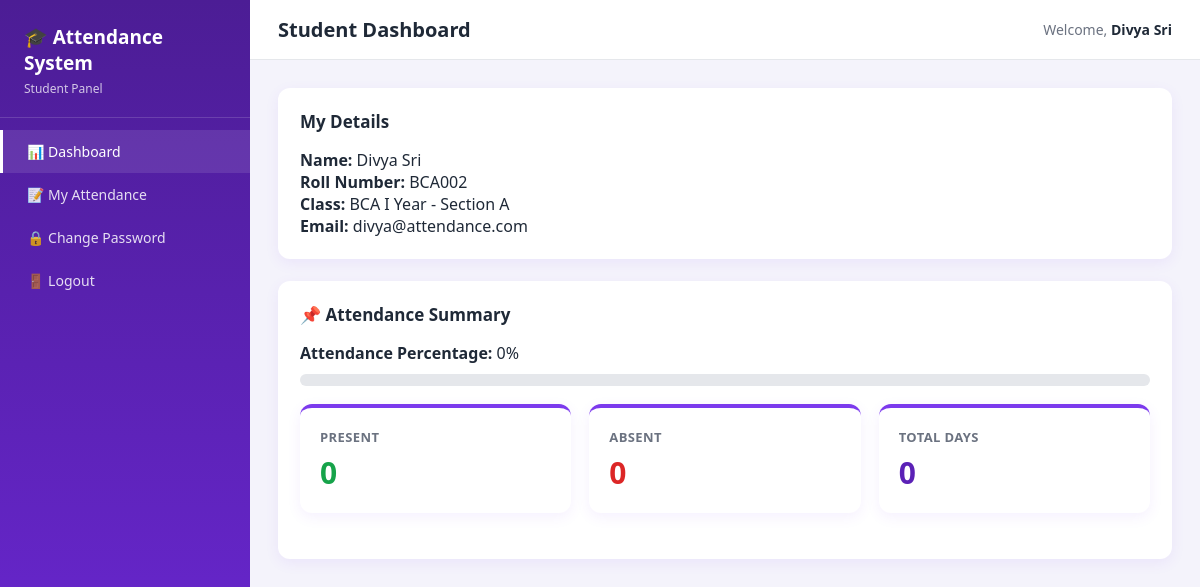
Page /student/dashboard.php (signed in) on the committed database.
### tables this page shows
CREATE TABLE students (
    id INT AUTO_INCREMENT PRIMARY KEY,
    roll_no VARCHAR(30) NOT NULL UNIQUE,
    full_name VARCHAR(100) NOT NULL,
    email VARCHAR(100) NOT NULL UNIQUE,
    phone VARCHAR(20),
    gender ENUM('Male','Female','Other') DEFAULT 'Male',
    dob DATE,
    address VARCHAR(255),
    class_id INT NOT NULL,
    section_id INT NOT NULL,
    parent_name VARCHAR(100),
    parent_phone VARCHAR(20),
    password VARCHAR(255) NOT NULL,
    created_at TIMESTAMP DEFAULT CURRENT_TIMESTAMP,
    FOREIGN KEY (class_id) REFERENCES classes(id) ON DELETE CASCADE,
    FOREIGN KEY (section_id) REFERENCES sections(id) ON DELETE CASCADE
);

CREATE TABLE classes (
    id INT AUTO_INCREMENT PRIMARY KEY,
    class_name VARCHAR(50) NOT NULL,
    created_at TIMESTAMP DEFAULT CURRENT_TIMESTAMP
);

CREATE TABLE sections (
    id INT AUTO_INCREMENT PRIMARY KEY,
    section_name VARCHAR(50) NOT NULL,
    class_id INT NOT NULL,
    created_at TIMESTAMP DEFAULT CURRENT_TIMESTAMP,
    FOREIGN KEY (class_id) REFERENCES classes(id) ON DELETE CASCADE
);

### student/dashboard.php (the view, shortened to what this page needs)
<?php
require_once '../config/db_connect.php';
$student_id = $_SESSION['user_id'];
$stmt = mysqli_prepare($conn, "
    SELECT s.*, c.class_name, sec.section_name
    FROM students s
    JOIN classes c ON c.id = s.class_id
    JOIN sections sec ON sec.id = s.section_id
    WHERE s.id = ?
");
mysqli_stmt_bind_param($stmt, 'i', $student_id);
mysqli_stmt_execute($stmt);
$student = mysqli_stmt_get_result($stmt)->fetch_assoc();
$stmt = mysqli_prepare($conn, "SELECT COUNT(*) c FROM attendance WHERE student_id = ? AND status = 'Present'");
mysqli_stmt_bind_param($stmt, 'i', $student_id);
mysqli_stmt_execute($stmt);
$present = mysqli_stmt_get_result($stmt)->fetch_assoc()['c'];
$stmt = mysqli_prepare($conn, "SELECT COUNT(*) c FROM attendance WHERE student_id = ? AND status = 'Absent'");
mysqli_stmt_bind_param($stmt, 'i', $student_id);
mysqli_stmt_execute($stmt);
$absent = mysqli_stmt_get_result($stmt)->fetch_assoc()['c'];
$total = $present + $absent;
$percentage = $total > 0 ? round(($present / $total) * 100, 2) : 0;
include '../includes/header.php';
include '../includes/sidebar.php';
?>
<div class="card">
    <h3>My Details</h3>
    <p><strong>Name:</strong> <?php echo htmlspecialchars($student['full_name']); ?></p>
    <p><strong>Roll Number:</strong> <?php echo htmlspecialchars($student['roll_no']); ?></p>
    <p><strong>Class:</strong> <?php echo htmlspecialchars($student['class_name']); ?> - <?php echo htmlspecialchars($student['section_name']); ?></p>
    <p><strong>Email:</strong> <?php echo htmlspecialchars($student['email']); ?></p>
</div>
<div class="card">
    <h3>📌 Attendance Summary</h3>
    <p><strong>Attendance Percentage:</strong> <?php echo $percentage; ?>%</p>
    <div class="progress-bar">
    </div>
    <div class="stats-grid" style="grid-template-columns: repeat(3, 1fr); margin-top: 18px;">
        <div class="stat-card">
            <div class="label">Present</div>
            <div class="value" style="color: var(--success);"><?php echo $present; ?></div>
        </div>
        <div class="stat-card">
            <div class="label">Absent</div>
            <div class="value" style="color: var(--danger);"><?php echo $absent; ?></div>
        </div>
        <div class="stat-card">
            <div class="label">Total Days</div>
            <div class="value"><?php echo $total; ?></div>
        </div>
    </div>
</div>
<?php include '../includes/footer.php'; ?>

### assets/css/style.css (style rules this page uses)
:root { --primary: #7c3aed; --primary-dark: #5b21b6; --primary-light: #ede9fe; --accent: #a78bfa; --success: #16a34a; --danger: #dc2626; --warning: #d97706; --bg: #f4f3fb; --card-bg: #ffffff; --text-dark: #1f2937; --text-muted: #6b7280; --border: #e5e7eb; --radius: 12px; --shadow: 0 4px 14px rgba(124, 58, 237, 0.08); }
* { margin: 0; padding: 0; box-sizing: border-box; }
body { font-family: 'Segoe UI', Roboto, Arial, sans-serif; background: var(--bg); color: var(--text-dark); }
.card { background: var(--card-bg); border-radius: var(--radius); padding: 22px; box-shadow: var(--shadow); margin-bottom: 22px; }
.card h3 { font-size: 17px; margin-bottom: 16px; color: var(--text-dark); }
.stats-grid { display: grid; grid-template-columns: repeat(auto-fit, minmax(200px, 1fr)); gap: 18px; margin-bottom: 24px; }
.stat-card { background: var(--card-bg); border-radius: var(--radius); padding: 20px; box-shadow: var(--shadow); border-top: 4px solid var(--primary); }
.stat-card .label { font-size: 13px; color: var(--text-muted); font-weight: 600; text-transform: uppercase; letter-spacing: .03em; }
.stat-card .value { font-size: 30px; font-weight: 700; color: var(--primary-dark); margin-top: 6px; }
.progress-bar { width: 100%; height: 12px; background: var(--border); border-radius: 20px; overflow: hidden; margin: 10px 0; }

### rows in the picture
students: full_name "Divya Sri", roll_no "BCA002", class.class_name "BCA I Year", section.section_name "Section A", email "divya@attendance.com"

### other values in the picture
$role "Student"
$page_title "Student Dashboard"
$_SESSION['full_name'] "Divya Sri"
$percentage "0"
$present "0"
$absent "0"
$total "0"
